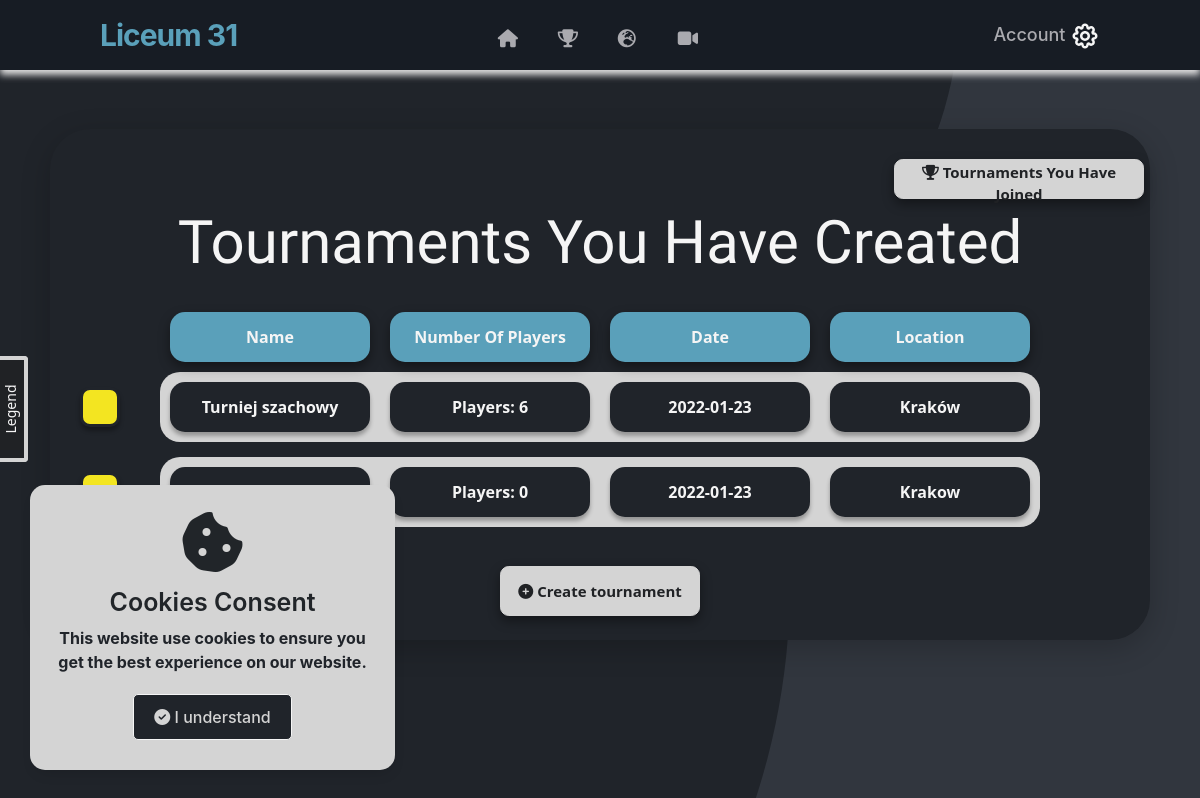
The page /tournaments (signed in) on the database its author committed.
### website/models.py (models this page shows)
class Tournament(db.Model):
    id = db.Column(db.Integer,primary_key=True)
    user_id = db.Column(db.Integer,db.ForeignKey('user.id'))
    name = db.Column(db.String(150))
    date = db.Column(db.Date)
    location = db.Column(db.String(150))
    discipline = db.Column(db.String(150))
    type = db.Column(db.String(150))
    description = db.Column(db.String(250))
    movielink = db.Column(db.String(150),default="")
    status = db.Column(db.String(150), default="upcoming")
    is_public = db.Column(db.Boolean(),default=False)
    current_round_number = db.Column(db.Integer(),default=0)
    max_rounds = db.Column(db.Integer(),default = 100000000)
    max_opponents = db.Column(db.Integer(),default = 100)
    edited_duel_id = db.Column(db.Integer())
    rounds = db.relationship('Round')
    duels = db.relationship('Duel')
    opponents = db.relationship('Opponent')
    standings = db.relationship('Standing')

### website/views.py (the view)
@views.route('/tournaments', methods=['GET', 'POST'])
@login_required
def tournaments():
    return render_template("tournaments.html", user=current_user)

### website/__init__.py (called while the page is built)
def create_app():
    app = Flask(__name__)
    app.config['SECRET_KEY'] = 'kjabwdlajbal'
    app.config['SQLALCHEMY_DATABASE_URI'] = f'sqlite:///{DB_NAME}'
    app.config['SQLALCHEMY_TRACK_MODIFICATIONS'] = False
    app.config['TRAP_HTTP_EXCEPTIONS']=True
    db.init_app(app)  # inicjowanie bazy danych dla aplikacji
    from .views import views
    from .auth import auth
    app.register_blueprint(views, url_prefix='/')
    app.register_blueprint(auth, url_prefix='/')
    from .models import User
    create_datebase(app)
    login_manager = LoginManager()
    login_manager.login_view = 'auth.login'
    login_manager.init_app(app)
    @login_manager.user_loader
    def load_user(id):
        return User.query.get(int(id))
    return app

### website/templates/tournaments.html (shortened to what this page needs)
{% extends "base.html" %} {% block title %}Tournaments You Have Created{% endblock %} {% block content %}
<section class="tournaments_box_container container_tournaments">
    <br />
    <div align="right">
        <a href="/joined-tournaments">
            <button id="btn" style="margin: 6px;" type="button" class="btn-danger_join_tournaments">
                <i title="Tournaments You Have Joined" class="fa fa-trophy"></i>
                Tournaments You Have Joined
            </button>
        </a>
    </div>
    <h3 align="center">Tournaments You Have Created</h3>
    {% if user.tournaments|length > 0 %}
    <table style="margin: auto">
        <tbody style="display: flex; margin-top: 15px">
            <tr class="btn-danger_nav_list_group_tournaments">
                <div align="center ">
                    <td>Name</td>
                </div>
            </tr>
            <tr class="btn-danger_nav_list_group_tournaments">
                <div align="center ">
                    <td>Number Of Players</td>
                </div>
            </tr>
            <tr class="btn-danger_nav_list_group_tournaments">
                <div align="center ">
                    <td>Date</td>
                </div>
            </tr>
            <tr class="btn-danger_nav_list_group_tournaments">
                <div align="center ">
                    <td>Location</td>
                </div>
            </tr>
        </tbody>
        {% for tournament in user.tournaments %}
        <table style="margin: auto">
            <tbody class="btn_tournaments_list" onClick="showTournament({{tournament.id}}) "
                style="display: flex; margin-bottom: 15px">
                {% if tournament.status == 'upcoming' %}
                <button style="margin-left: 30px; margin-right: -70px;" class="btn_activity upcoming"></button> {% endif
                %}
                <tr class="btn-danger_nav_list_group_tournaments_name" align="center ">
                    <td>{{tournament.name}}</td>
                </tr>
                <tr class="btn-danger_nav_list_group_tournaments_name" align="center ">
                    <td>Players: {{tournament.opponents|length}}</td>
                </tr>
                <tr class="btn-danger_nav_list_group_tournaments_name" align="center ">
                    <td>{{tournament.date}}</td>
                </tr>
                <tr class="btn-danger_nav_list_group_tournaments_name" align="center ">
                    <td>{{tournament.location}}</td>
                </tr>
            </tbody>
        </table>
        {% endfor %}
        <br />
    </table>
    <div class="box">
        <div class="box__content">
            <div class="box__title">Legend</div>
        </div>
    </div>
    {% else %}
    <h5 style="color: white" align="center">
        <i class="fa fa-info-circle"></i> Eventually your have no created tournaments.
    </h5>
    <br> {% endif %}
    <div align="center ">
        <a href="/new-tournament ">
            <button id="btn" type="button " class="btn-danger_nav_tournaments">
                <i class="fa fa-plus-circle"></i>
                Create tournament
            </button>
        </a>
    </div>
    <br />
</section>
{% endblock %}

### website/static/style.css (style rules this page uses)
html { scroll-behavior: smooth; }
body { background-image: url("../static/bgp.png"); scroll-behavior: smooth; overflow: overlay; background-repeat: no-repeat; background-attachment: fixed; }
h3 { color: whitesmoke; font-family: "Stick No Bills", sans-serif; font-size: 60px; }
.fa, .fab, .fad, .fal, .far, .fas { line-height: 0; -moz-outline: none; outline: none; }
a { color: #fff; font-size: 18px; font-weight: 500; text-decoration: none; }
.btn_activity { float: left; margin-top: 15px; margin-bottom: -55px; width: 40px; height: 40px; box-shadow: 0 0.25em 0.25em rgb(0 0 0 / 30%); transition: all 0.3s ease-out; border: 3px solid #20242a; border-radius: 10px; background-color: #3ba55d; pointer-events: none; cursor: default; }
.upcoming { background-color: #f3e521; }
.box { background: #202225; border-radius: 0px 4px 4px 0px; left: -304px; padding: 4px 4px 4px 0px; position: fixed; top: 320px; transition: transform 0.4s; width: 300px; }
.box .box__content { background: rgb(212, 212, 212); min-height: 200px; padding: 5px; position: relative; color: #202225; font-weight: 700; font-family: "Segoe UI", Tahoma, Geneva, Verdana, sans-serif; }
.box .box__title { background: #202225; border: solid rgb(212, 212, 212); border-radius: 0px 0px 4px 4px; border-width: 0px 4px 4px; cursor: default; font-size: 14px; height: 30px; line-height: 25px; position: absolute; right: -74px; text-align: center; top: 70px; transform: rotate(-90deg); width: 106px; color: whitesmoke; font-weight: 500; font-family: "Segoe UI", Tahoma, Geneva, Verdana, sans-serif; }
.tournaments_box_container { background-color: #20242a; height: 300px; width: 700px; box-shadow: 0 8px 30px 0 rgba(0, 0, 0, 0.2); border-radius: 40px; }
.container_tournaments { width: 1100px; height: auto; margin: 0 auto; margin-top: 5%; }
.btn-danger_nav_list_group_tournaments { background-color: #5aa0ba; border: 0; width: 200px; height: 50px; border-radius: 15px; outline: none; box-shadow: 0px 5px 12px rgba(0, 0, 0, 0.4); transition: 0.5s; backface-visibility: hidden; margin: 10px; text-align: -webkit-center; }
.btn-danger_nav_list_group_tournaments td { color: whitesmoke; font-family: "Segoe UI", Tahoma, Geneva, Verdana, sans-serif; font-weight: bold; padding: 13px; text-align: center; }
.btn-danger_nav_list_group_tournaments_name { background-color: #20242a; border: 0; width: 200px; height: 50px; border-radius: 15px; outline: none; box-shadow: 0 0.25em 0.25em rgb(0 0 0 / 30%); transition: 0.5s; backface-visibility: hidden; margin: 10px; text-align: -webkit-center; }
.btn-danger_nav_list_group_tournaments_name td { color: whitesmoke; font-family: "Segoe UI", Tahoma, Geneva, Verdana, sans-serif; font-weight: bold; padding: 13px; text-align: center; }
.btn_tournaments_list { background-color: rgb(212, 212, 212); border: 0; border-radius: 20px; cursor: pointer; transition: all 0.3s ease-out; }
.btn-danger_nav_tournaments { background-color: rgb(212, 212, 212); border: 0; width: 200px; height: 50px; border-radius: 0.55rem; font-family: "Segoe UI", Tahoma, Geneva, Verdana, sans-serif; color: #202225; font-size: 15px; font-weight: bold; outline: none; box-shadow: 0px 5px 12px rgba(0, 0, 0, 0.4); transition: 0.5s; backface-visibility: hidden; border: 1px solid rgb(212, 212, 212); }
.btn-danger_join_tournaments { background-color: rgb(212, 212, 212); border: 0; width: 250px; height: 40px; border-radius: 0.55rem; font-family: "Segoe UI", Tahoma, Geneva, Verdana, sans-serif; color: #202225; font-size: 15px; font-weight: bold; outline: none; box-shadow: 0px 5px 12px rgba(0, 0, 0, 0.4); transition: 0.5s; backface-visibility: hidden; border: 1px solid rgb(212, 212, 212); }

### rows shown on the page
Tournament: status "upcoming" (drawn), name "Turniej szachowy", opponents|length "6", date "2022-01-23", location "Kraków"
Tournament: opponents|length "0", date "2022-01-23", location "Krakow"
